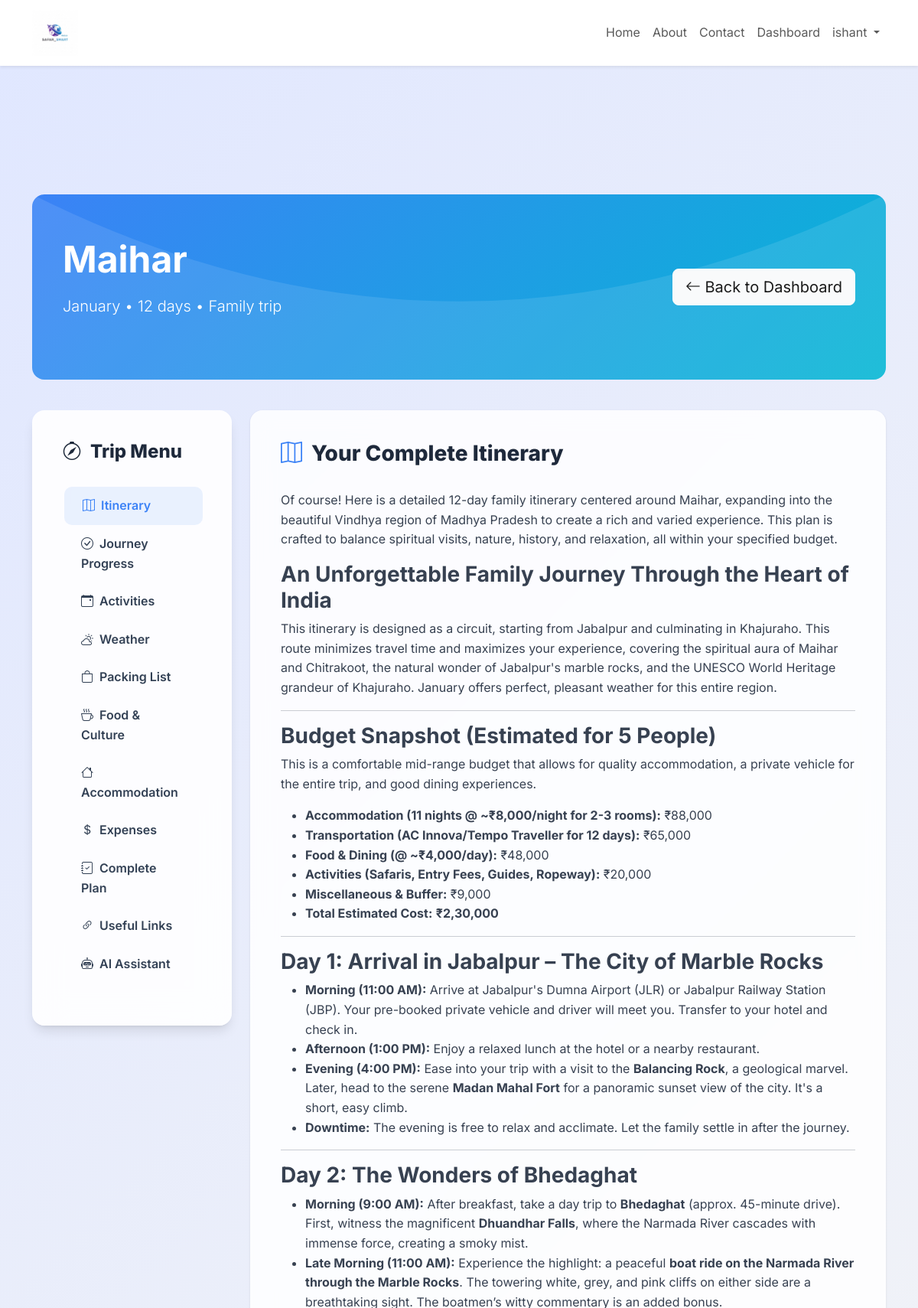
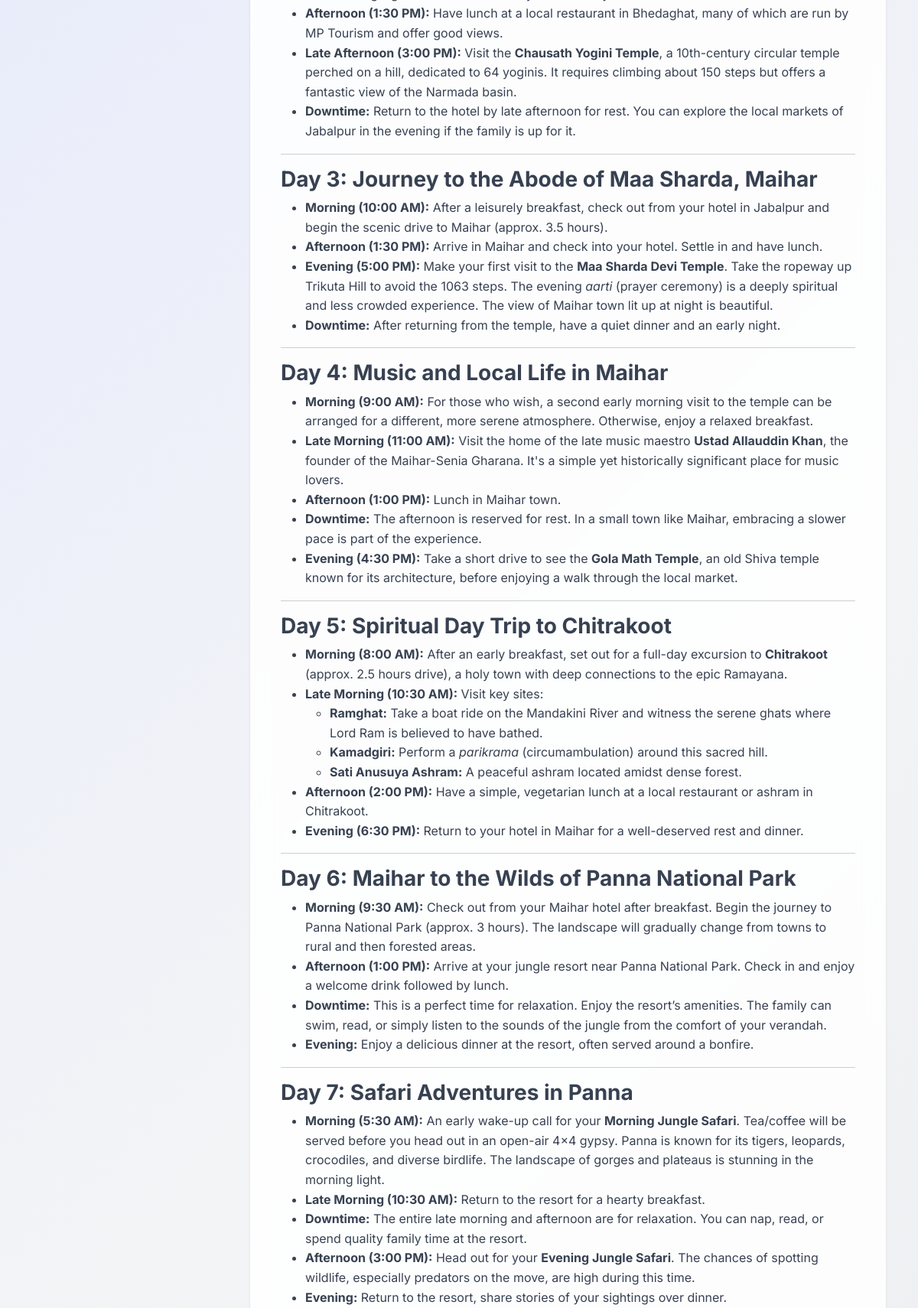
Page /planner/trip_detail/6/ (signed in, upper part) on the committed database (2 pictures, top to bottom).
### users/models.py (models this page shows, shortened)
class User(AbstractUser):
    email = models.EmailField(unique=True)
    otp = models.CharField(max_length=6, blank=True, null=True)
    otp_created_at = models.DateTimeField(blank=True, null=True)
    reset_otp = models.CharField(max_length=6, blank=True, null=True)
    reset_otp_created_at = models.DateTimeField(blank=True, null=True)
    free_itineraries_count = models.IntegerField(default=0)
    prepaid_itineraries_count = models.IntegerField(default=0)
    USERNAME_FIELD = 'email'
    REQUIRED_FIELDS = ['username']

### planner/models.py (models this page shows, shortened)
class Trip(models.Model):
    user = models.ForeignKey(User, on_delete=models.CASCADE)
    destination = models.CharField(max_length=255)
    month = models.CharField(max_length=255)
    duration = models.IntegerField()
    num_people = models.CharField(max_length=255)
    holiday_type = models.CharField(max_length=255)
    budget_type = models.CharField(max_length=255)
    comments = models.TextField(blank=True, null=True)
    itinerary = models.TextField(blank=True, null=True)
    activity_suggestions = models.JSONField(blank=True, null=True)
    useful_links = models.JSONField(blank=True, null=True)
    weather_forecast = models.JSONField(blank=True, null=True)
    packing_list = models.TextField(blank=True, null=True)
    food_culture_info = models.JSONField(blank=True, null=True)
    accommodation_info = models.JSONField(blank=True, null=True)
    expense_breakdown = models.TextField(blank=True, null=True)
    complete_trip_plan = models.TextField(blank=True, null=True)

### planner/views.py (the view)
# urls.py: path('trip_detail/<int:trip_id>/', views.trip_detail, name='trip_detail'),
@login_required
def trip_detail(request, trip_id):
    trip = Trip.objects.get(id=trip_id, user=request.user)
    weather_data = get_current_weather(trip.destination)
    progress_data = calculate_trip_progress(trip)
    context = {
        'trip': trip,
        'weather_data': weather_data,
        'progress_data': progress_data,
    }
    return render(request, 'planner/trip_detail_interactive.html', context)

### planner/views.py (called while the page is built)
def get_current_weather(destination):
    try:
        weather_data = {
            'temperature': 25,
            'condition': 'broken clouds',
            'humidity': 85,
            'wind_speed': 1.79,
            'visibility': 10.0,
        }
        return weather_data
    except Exception:
        return None

def calculate_trip_progress(trip):
    try:
        progress_data = {
            'total_stops': 14,
            'completed_stops': 0,
            'progress_percentage': 0,
        }
        if trip.itinerary:
            activities = len(re.findall(r'Day \d+', trip.itinerary))
            progress_data['total_stops'] = max(activities, 14)
        progress_data['remaining_stops'] = progress_data['total_stops'] - progress_data['completed_stops']
        return progress_data
    except Exception:
        return {'total_stops': 14, 'completed_stops': 0, 'remaining_stops': 14, 'progress_percentage': 0}

### planner/templates/planner/trip_detail_interactive.html (shortened to what this page needs)
{% extends 'base.html' %}
{% load static %}
{% block content %}
<section class="trip-detail-header fade-in-up">
    <div class="row align-items-center">
        <div class="col-lg-8">
            <h1 class="display-5 fw-bold mb-3">{{ trip.destination }}</h1>
            <p class="lead mb-4">{{ trip.month }} • {{ trip.duration }} days • {{ trip.holiday_type }}</p>
        </div>
        <div class="col-lg-4 text-lg-end">
            <a href="{% url 'dashboard' %}" class="btn btn-light btn-lg">
                <i class="bi bi-arrow-left"></i> Back to Dashboard
            </a>
        </div>
    </div>
</section>
<div class="row g-4">
    <div class="col-lg-3">
        <div class="sidebar-modern">
            <h3 class="sidebar-title">
                <i class="bi bi-compass"></i>
                Trip Menu
            </h3>
            <ul class="list-unstyled">
                <li><a href="#itinerary" class="sidebar-link active" data-target="itinerary"><i class="bi bi-map me-2"></i>Itinerary</a></li>
                <li><a href="#journey-progress" class="sidebar-link" data-target="journey-progress"><i class="bi bi-check-circle me-2"></i>Journey Progress</a></li>
                <li><a href="#activities" class="sidebar-link" data-target="activities"><i class="bi bi-calendar-event me-2"></i>Activities</a></li>
                <li><a href="#weather" class="sidebar-link" data-target="weather"><i class="bi bi-cloud-sun me-2"></i>Weather</a></li>
                <li><a href="#packing" class="sidebar-link" data-target="packing"><i class="bi bi-bag me-2"></i>Packing List</a></li>
                <li><a href="#food" class="sidebar-link" data-target="food"><i class="bi bi-cup-hot me-2"></i>Food & Culture</a></li>
                <li><a href="#accommodation" class="sidebar-link" data-target="accommodation"><i class="bi bi-house me-2"></i>Accommodation</a></li>
                <li><a href="#expenses" class="sidebar-link" data-target="expenses"><i class="bi bi-currency-dollar me-2"></i>Expenses</a></li>
                <li><a href="#complete-plan" class="sidebar-link" data-target="complete-plan"><i class="bi bi-journal-check me-2"></i>Complete Plan</a></li>
                <li><a href="#links" class="sidebar-link" data-target="links"><i class="bi bi-link-45deg me-2"></i>Useful Links</a></li>
                <li><a href="#chat" class="sidebar-link" data-target="chat"><i class="bi bi-robot me-2"></i>AI Assistant</a></li>
            </ul>
        </div>
    </div>
    <div class="col-lg-9 fade-in-up-delay-2">
        <div id="itinerary" class="content-section tab-content active">
            <h2 class="section-title"><i class="bi bi-map"></i> Your Complete Itinerary</h2>
            {% if trip.itinerary %}
                <div class="rendered-content">{{ trip.itinerary|safe }}</div>
            {% endif %}
        </div>
    </div>
</div>
{% endblock %}

### templates/base.html (shortened to what this page needs)
{% load static %}
<!DOCTYPE html>
<html lang="en">
<head>
    <link href="https://cdn.jsdelivr.net/npm/bootstrap@5.3.2/dist/css/bootstrap.min.css" rel="stylesheet">
    <link href="https://cdn.jsdelivr.net/npm/bootstrap-icons@1.11.1/font/bootstrap-icons.css" rel="stylesheet">
    <link rel="stylesheet" href="{% static 'css/style.css' %}">
</head>
<body>
    {% block navbar %}
    <nav class="navbar navbar-expand-lg navbar-light bg-white shadow-sm sticky-top">
        <div class="container">
            <a class="navbar-brand" href="{% url 'home' %}">
                <img src="{% static 'images/logo.png' %}" alt="SAFAR_SMART Logo" style="height: 60px;">
            </a>
            <div class="collapse navbar-collapse" id="navbarNav">
                <ul class="navbar-nav ms-auto">
                    <li class="nav-item">
                        <a class="nav-link {% if request.resolver_match.url_name == 'home' %}active{% endif %}" href="{% url 'home' %}">Home</a>
                    </li>
                    <li class="nav-item">
                        <a class="nav-link {% if request.resolver_match.url_name == 'about' %}active{% endif %}" href="{% url 'about' %}">About</a>
                    </li>
                    <li class="nav-item">
                        <a class="nav-link {% if request.resolver_match.url_name == 'contact' %}active{% endif %}" href="{% url 'contact' %}">Contact</a>
                    </li>
                    {% if user.is_authenticated %}
                    <li class="nav-item">
                        <a class="nav-link {% if request.resolver_match.url_name == 'dashboard' %}active{% endif %}" href="{% url 'dashboard' %}">Dashboard</a>
                    </li>
                    <li class="nav-item dropdown">
                        <a class="nav-link dropdown-toggle" href="#" id="navbarDropdown" role="button" data-bs-toggle="dropdown">
                            {{ user.username }}
                        </a>
                    </li>
                    {% endif %}
                </ul>
            </div>
        </div>
    </nav>
    {% endblock %}
    <main class="main-content">
        <div class="{% block container_class %}container{% endblock %}">
            {% block content %}
            {% endblock %}
        </div>
    </main>
</body>
</html>

### static/css/style.css (style rules this page uses)
:root { --primary-color: #3b82f6; --primary-dark: #2563eb; --secondary-color: #f97316; --success-color: #10b981; --danger-color: #ef4444; --warning-color: #f59e0b; --info-color: #06b6d4; --light-color: #f8fafc; --dark-color: #1e293b; --gray-100: #f1f5f9; --gray-200: #e2e8f0; --gray-300: #cbd5e1; --gray-400: #94a3b8; --gray-500: #64748b; --gray-600: #475569; --gray-700: #334155; --gray-800: #1e293b; --gray-900: #0f172a; --border-radius: 16px; --shadow-sm: 0 1px 2px 0 rgb(0 0 0 / 0.05); --shadow: 0 1px 3px 0 rgb(0 0 0 / 0.1), 0 1px 2px -1px rgb(0 0 0 / 0.1); --shadow-lg: 0 10px 15px -3px rgb(0 0 0 / 0.1), 0 4px 6px -4px rgb(0 0 0 / 0.1); --shadow-xl: 0 20px 25px -5px rgb(0 0 0 / 0.1), 0 8px 10px -6px rgb(0 0 0 / 0.1); }
* { margin: 0; padding: 0; box-sizing: border-box; }
body { font-family: 'Inter', -apple-system, BlinkMacSystemFont, 'Segoe UI', Roboto, sans-serif; background: linear-gradient(135deg, #e0e7ff 0%, #f3f4f6 50%, #e5e7eb 100%); min-height: 100vh; line-height: 1.6; color: #374151; }
.main-content { margin-top: 120px; padding: 3rem 0; min-height: calc(100vh - 220px); }
.sidebar-modern { background: rgba(255, 255, 255, 0.9); backdrop-filter: blur(20px); border-radius: var(--border-radius); box-shadow: var(--shadow-lg); padding: 2.5rem; height: fit-content; position: sticky; top: 140px; }
.sidebar-title { font-size: 1.5rem; font-weight: 800; color: var(--gray-800); margin-bottom: 2rem; display: flex; align-items: center; gap: 0.75rem; }
.sidebar-link { display: block; padding: 0.75rem 1.5rem; border-radius: 10px; color: var(--gray-700); text-decoration: none; font-weight: 600; transition: all 0.2s ease; }
.sidebar-link:hover, .sidebar-link.active { background: rgba(59, 130, 246, 0.1); color: var(--primary-color); transform: translateX(2px); }
.fade-in-up { animation: fadeInUp 0.3s ease-out; }
.trip-detail-header { background: linear-gradient(135deg, var(--primary-color), var(--info-color)); color: white; padding: 3.5rem 2.5rem; border-radius: var(--border-radius); margin-bottom: 2.5rem; position: relative; overflow: hidden; }
.trip-detail-header::before { content: ''; position: absolute; top: 0; left: 0; right: 0; bottom: 0; background-size: cover; }
.content-section { background: rgba(255, 255, 255, 0.85); border-radius: var(--border-radius); padding: 2.5rem; margin-bottom: 2.5rem; box-shadow: var(--shadow); backdrop-filter: blur(15px); }
.section-title { font-size: 1.75rem; font-weight: 800; color: var(--gray-800); margin-bottom: 2rem; display: flex; align-items: center; gap: 0.75rem; }
.section-title i { color: var(--primary-color); }
html { scroll-behavior: smooth; }

### rows in the picture
User: username "ishant"
Trip: destination "Maihar", month "January", duration "12", holiday_type "Family trip", itinerary "Of course! Here is a detailed 12-day family itinerary centered around Maihar, expanding into the beautiful Vindhya region of Madhya Pradesh to create a rich and varied experience. This plan is crafted to balance spiritual visits, nature, history, and relaxation, all within your specified budget. An Unforgettable Family Journey Through the Heart of India This itinerary is designed as a circuit, starting from Jabalpur and culminating in Khajuraho. This route minimizes travel time and maximizes your experience, covering the spiritual aura of Maihar and Chitrakoot, the natural wonder of Jabalpur's marble rocks, and the UNESCO World Heritage grandeur of Khajuraho. January offers perfect,…"
